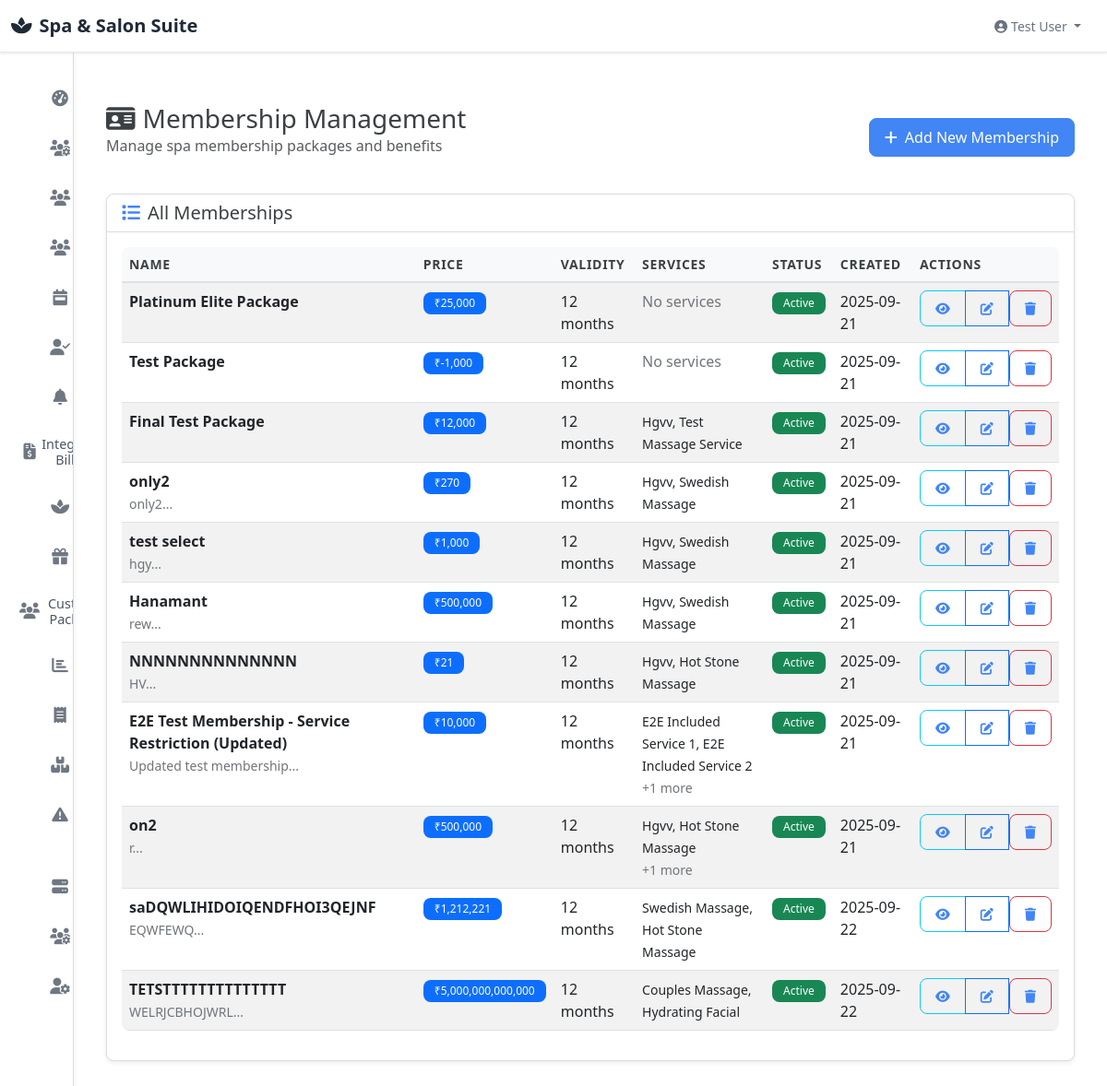
Screenshot of /memberships (signed in) with the database file from the repository.
### models.py (models this page shows, shortened)
class Membership(db.Model):
    __tablename__ = "memberships"
    id = db.Column(db.Integer, primary_key=True)
    name = db.Column(db.String(100), nullable=False)
    price = db.Column(db.Float, nullable=False)
    validity_months = db.Column(db.Integer, nullable=False)  # Usually 12
    services_included = db.Column(db.Text, nullable=True)  # Keep for backward compatibility
    description = db.Column(db.Text, nullable=True)  # Description field for membership details
    is_active = db.Column(db.Boolean, default=True, nullable=False)
    created_at = db.Column(db.DateTime, default=datetime.utcnow)
    membership_services = db.relationship('MembershipService', backref='membership', lazy=True, cascade='all, delete-orphan')

class MembershipService(db.Model):
    __tablename__ = 'membership_services'
    id = db.Column(db.Integer, primary_key=True)
    membership_id = db.Column(db.Integer, db.ForeignKey('memberships.id'), nullable=False)
    service_id = db.Column(db.Integer, db.ForeignKey('service.id'), nullable=False)
    created_at = db.Column(db.DateTime, default=datetime.utcnow)
    service = db.relationship('Service', backref='membership_services')
    __table_args__ = (db.UniqueConstraint('membership_id', 'service_id'),)

class Service(db.Model):
    id = db.Column(db.Integer, primary_key=True)
    name = db.Column(db.String(100), nullable=False)
    description = db.Column(db.Text)
    duration = db.Column(db.Integer, nullable=False)  # in minutes
    price = db.Column(db.Float, nullable=False)
    category_id = db.Column(db.Integer, db.ForeignKey('category.id'))
    category = db.Column(db.String(50), nullable=False)  # Fallback for compatibility
    is_active = db.Column(db.Boolean, default=True)
    created_at = db.Column(db.DateTime, default=datetime.utcnow)
    appointments = db.relationship('Appointment', backref='service', lazy=True)

### modules/packages/membership_views.py (the view)
@app.route('/memberships')
@login_required
def memberships_list():
    if not hasattr(current_user, 'can_access') or not current_user.can_access('packages'):
        flash('Access denied', 'danger')
        return redirect(url_for('dashboard'))
    memberships = Membership.query.all()
    return render_template('memberships/list.html', memberships=memberships)

### app.py (called while the page is built)
@login_manager.user_loader
def load_user(user_id):
    from models import User
    return User.query.get(int(user_id))

@app.context_processor
def utility_processor():
    import utils
    return dict(utils=utils)

@app.after_request
def after_request(response):
    response.headers['X-Frame-Options'] = 'SAMEORIGIN'
    response.headers['Access-Control-Allow-Origin'] = '*'
    response.headers['Access-Control-Allow-Methods'] = 'GET, POST, PUT, DELETE, OPTIONS'
    response.headers['Access-Control-Allow-Headers'] = 'Content-Type, Authorization, X-Requested-With'
    response.headers['Cache-Control'] = 'no-cache, no-store, must-revalidate'
    response.headers['Pragma'] = 'no-cache'
    response.headers['Expires'] = '0'
    return response

### models.py (called while the page is built, shortened)
    def has_role(self, role):
        if self.role_id and hasattr(self, 'dynamic_role') and self.dynamic_role:
            return self.dynamic_role.name == role
        return self.role == role

    def can_access(self, resource):
        if not self.is_active:
            return False
        if self.has_role('admin') or self.has_role('super_admin') or self.role == 'admin':
            return True

### templates/memberships/list.html (shortened to what this page needs)
{% extends "base.html" %}
{% block content %}
<div class="container-fluid">
    <div class="row">
        <div class="col-12">
            <div class="d-flex justify-content-between align-items-center mb-4">
                <div>
                    <h1 class="h3 mb-0">
                        <i class="fas fa-id-card me-2"></i>Membership Management
                    </h1>
                    <p class="text-muted">Manage spa membership packages and benefits</p>
                </div>
                <a href="{{ url_for('membership_add') }}" class="btn btn-primary">
                    <i class="fas fa-plus me-2"></i>Add New Membership
                </a>
            </div>
        </div>
    </div>
    <div class="row">
        <div class="col-12">
            <div class="card">
                <div class="card-header">
                    <h5 class="mb-0">
                        <i class="fas fa-list me-2"></i>All Memberships
                    </h5>
                </div>
                <div class="card-body">
                    {% if memberships %}
                    <div class="table-responsive">
                        <table class="table table-striped table-hover">
                            <thead class="table-dark">
                                <tr>
                                    <th>Name</th>
                                    <th>Price</th>
                                    <th>Validity</th>
                                    <th>Services</th>
                                    <th>Status</th>
                                    <th>Created</th>
                                    <th>Actions</th>
                                </tr>
                            </thead>
                            <tbody>
                                {% for membership in memberships %}
                                <tr>
                                    <td>
                                        <strong>{{ membership.name }}</strong>
                                        {% if membership.description %}
                                        <br><small class="text-muted">{{ membership.description[:50] }}...</small>
                                        {% endif %}
                                    </td>
                                    <td>
                                        <span class="badge bg-primary">₹{{ "{:,.0f}".format(membership.price) }}</span>
                                    </td>
                                    <td>{{ membership.validity_months }} months</td>
                                    <td>
                                        {% if membership.membership_services %}
                                        <small>
                                            {% for ms in membership.membership_services[:2] %}
                                                {{ ms.service.name }}{% if not loop.last %}, {% endif %}
                                            {% endfor %}
                                            {% if membership.membership_services|length > 2 %}
                                                <br><span class="text-muted">+{{ membership.membership_services|length - 2 }} more</span>
                                            {% endif %}
                                        </small>
                                        {% else %}
                                        <span class="text-muted">No services</span>
                                        {% endif %}
                                    </td>
                                    <td>
                                        {% if membership.is_active %}
                                        <span class="badge bg-success">Active</span>
                                        {% else %}
                                        <span class="badge bg-secondary">Inactive</span>
                                        {% endif %}
                                    </td>
                                    <td>
                                        {% if membership.created_at %}
                                        {{ membership.created_at.strftime('%Y-%m-%d') }}
                                        {% else %}
                                        <span class="text-muted">N/A</span>
                                        {% endif %}
                                    </td>
                                    <td>
                                        <div class="btn-group btn-group-sm">
                                            <a href="{{ url_for('membership_view', membership_id=membership.id) }}"
                                               class="btn btn-outline-info" title="View Details">
                                                <i class="fas fa-eye"></i>
                                            </a>
                                            <a href="{{ url_for('membership_edit', membership_id=membership.id) }}"
                                               class="btn btn-outline-primary" title="Edit Membership">
                                                <i class="fas fa-edit"></i>
                                            </a>
                                            <form method="POST" action="{{ url_for('membership_delete', membership_id=membership.id) }}"
                                                  style="display: inline;"
                                                  onsubmit="return confirm('Are you sure you want to delete this membership?')">
                                                <button type="submit" class="btn btn-outline-danger btn-sm" title="Delete Membership">
                                                    <i class="fas fa-trash"></i>
                                                </button>
                                            </form>
                                        </div>
                                    </td>
                                </tr>
                                {% endfor %}
                            </tbody>
                        </table>
                    </div>
                    {% endif %}
                </div>
            </div>
        </div>
    </div>
</div>
{% endblock %}

### static/css/style.css (style rules this page uses)
:root { --spa-primary: #4285f4; --spa-secondary: #8e9aaf; --spa-success: #34a853; --spa-info: #4fc3f7; --spa-warning: #fbbc04; --spa-danger: #ea4335; --spa-light: #f8f9fa; --spa-dark: #2c3e50; --bs-gutter-x: 30px; --table-border-color: #e8eaed; --table-hover-bg: #f8f9fa; --table-striped-bg: #fafbfc; --professional-bg: #ffffff; --professional-sidebar: #f5f7fa; --professional-border: #dadce0; --professional-text: #3c4043; --professional-muted: #70757a; --accepted-green: #1e8e3e; --pending-orange: #f29900; --overdue-red: #d93025; }
* { box-sizing: border-box; }
html, body { height: 100%; margin: 0; padding: 0; font-family: 'Google Sans', 'Segoe UI', Roboto, sans-serif; background-color: var(--professional-bg); color: var(--professional-text) !important; overflow-x: hidden; padding-top: 56px; }
@media (min-width: 992px) { body { padding-left: 280px; } }
.main-content .container-fluid { max-width: 100%; padding: 0; }
.main-content .row { margin: 0; --bs-gutter-x: 30px; }
.main-content [class*="col"] { padding-left: 15px !important; padding-right: 15px !important; }
body.sidebar-minimized { padding-left: 80px; transition: all 0.3s ease; }
.card { border: 1px solid var(--professional-border); border-radius: 8px; box-shadow: 0 2px 4px rgba(60, 64, 67, 0.1); transition: all 0.3s ease; background-color: var(--professional-bg); }
.card .text-muted { color: var(--professional-muted) !important; }
.card .fas, .card .fa { color: var(--spa-primary) !important; }
.card-header { background-color: var(--professional-bg); border-bottom: 1px solid var(--professional-border); font-weight: 600; border-radius: 8px 8px 0 0 !important; color: var(--professional-text) !important; }
.btn { border-radius: 0.5rem; font-weight: 500; padding: 0.5rem 1rem; transition: all 0.3s ease; }
.btn-primary { background-color: var(--spa-primary); border: 1px solid var(--spa-primary); color: white; }
.table { border-radius: 0.5rem; overflow: hidden; }
.table thead th { border-bottom: 2px solid var(--bs-border-color); font-weight: 600; text-transform: uppercase; font-size: 0.875rem; letter-spacing: 0.05em; background-color: var(--spa-light); color: var(--professional-text) !important; }
.table tbody tr { transition: all 0.3s ease; }
.badge { border-radius: 0.5rem; padding: 0.375rem 0.75rem; font-weight: 500; font-size: 0.75rem; }

### rows the page displays
Membership: name "Platinum Elite Package", price "25,000", validity_months "12", shows "No services", is_active "Active", created_at "2025-09-21"
Membership: name "Test Package", price "-1,000", validity_months "12", shows "No services", is_active "Active", created_at "2025-09-21"
Membership: name "Final Test Package", price "12,000", validity_months "12", is_active "Active", created_at "2025-09-21"
MembershipService: service.name "Hgvv"
MembershipService: service.name "Test Massage Service"
Membership: name "only2", description "only2", price "270", validity_months "12", is_active "Active", created_at "2025-09-21"
MembershipService: service.name "Hgvv"
MembershipService: service.name "Swedish Massage"
Membership: name "test select", description "hgy", price "1,000", validity_months "12", is_active "Active", created_at "2025-09-21"
MembershipService: service.name "Hgvv"
MembershipService: service.name "Swedish Massage"
Membership: name "Hanamant", description "rew", price "500,000", validity_months "12", is_active "Active", created_at "2025-09-21"
MembershipService: service.name "Hgvv"
MembershipService: service.name "Swedish Massage"
Membership: name "NNNNNNNNNNNNNN", description "HV", price "21", validity_months "12", is_active "Active", created_at "2025-09-21"
MembershipService: service.name "Hgvv"
MembershipService: service.name "Hot Stone Massage"
Membership: name "E2E Test Membership - Service Restriction (Updated)", description "Updated test membership", price "10,000", validity_months "12", membership_services|length "1", is_active "Active", created_at "2025-09-21"
MembershipService: service.name "E2E Included Service 1"
MembershipService: service.name "E2E Included Service 2"
Membership: name "on2", description "r", price "500,000", validity_months "12", membership_services|length "1", is_active "Active", created_at "2025-09-21"
MembershipService: service.name "Hgvv"
MembershipService: service.name "Hot Stone Massage"
Membership: name "saDQWLIHIDOIQENDFHOI3QEJNF", description "EQWFEWQ", price "1,212,221", validity_months "12", is_active "Active", created_at "2025-09-22"
MembershipService: service.name "Swedish Massage"
MembershipService: service.name "Hot Stone Massage"
Membership: name "TETSTTTTTTTTTTTTTT", description "WELRJCBHOJWRL", price "5,000,000,000,000", validity_months "12", is_active "Active", created_at "2025-09-22"
MembershipService: service.name "Couples Massage"
MembershipService: service.name "Hydrating Facial"
